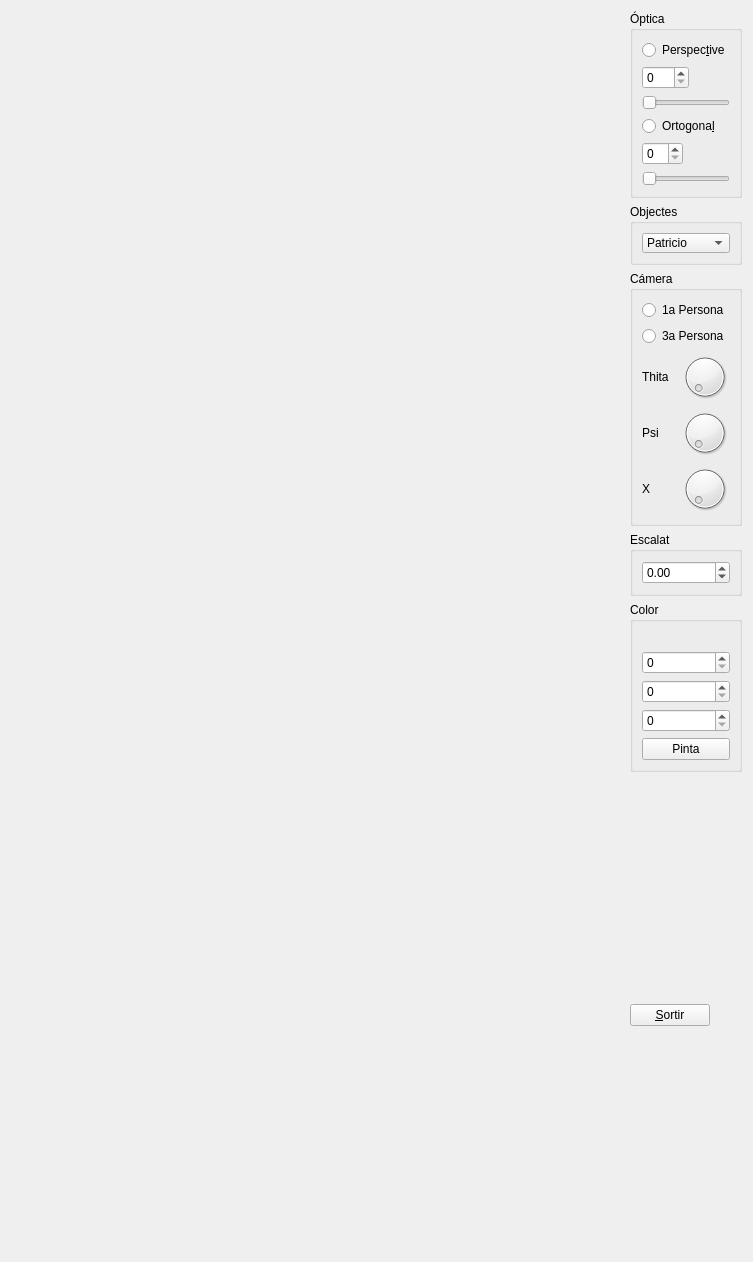
<?xml version="1.0" encoding="UTF-8"?>
<ui version="4.0">
 <class>MyForm</class>
 <widget class="QWidget" name="MyForm">
  <property name="geometry">
   <rect>
    <x>0</x>
    <y>0</y>
    <width>753</width>
    <height>1262</height>
   </rect>
  </property>
  <property name="windowTitle">
   <string>Form</string>
  </property>
  <layout class="QHBoxLayout" name="horizontalLayout">
   <item>
    <widget class="MyGLWidget" name="widget" native="true">
     <property name="sizePolicy">
      <sizepolicy hsizetype="Expanding" vsizetype="Expanding">
       <horstretch>0</horstretch>
       <verstretch>0</verstretch>
      </sizepolicy>
     </property>
     <zorder>horizontalSlider_3</zorder>
    </widget>
   </item>
   <item>
    <layout class="QVBoxLayout" name="verticalLayout">
     <item>
      <widget class="QGroupBox" name="groupBox">
       <property name="sizePolicy">
        <sizepolicy hsizetype="Minimum" vsizetype="Minimum">
         <horstretch>0</horstretch>
         <verstretch>0</verstretch>
        </sizepolicy>
       </property>
       <property name="title">
        <string>Óptica</string>
       </property>
       <property name="checkable">
        <bool>false</bool>
       </property>
       <layout class="QVBoxLayout" name="verticalLayout_2">
        <item>
         <widget class="QRadioButton" name="radioButton">
          <property name="text">
           <string>Perspec&amp;tive</string>
          </property>
          <property name="autoExclusive">
           <bool>true</bool>
          </property>
         </widget>
        </item>
        <item>
         <widget class="QSpinBox" name="spinBox">
          <property name="sizePolicy">
           <sizepolicy hsizetype="Fixed" vsizetype="Fixed">
            <horstretch>0</horstretch>
            <verstretch>0</verstretch>
           </sizepolicy>
          </property>
          <property name="maximum">
           <number>160</number>
          </property>
         </widget>
        </item>
        <item>
         <widget class="QSlider" name="horizontalSlider_2">
          <property name="sizePolicy">
           <sizepolicy hsizetype="Preferred" vsizetype="Fixed">
            <horstretch>0</horstretch>
            <verstretch>0</verstretch>
           </sizepolicy>
          </property>
          <property name="minimum">
           <number>15</number>
          </property>
          <property name="maximum">
           <number>160</number>
          </property>
          <property name="orientation">
           <enum>Qt::Horizontal</enum>
          </property>
         </widget>
        </item>
        <item>
         <widget class="QRadioButton" name="radioButton_2">
          <property name="text">
           <string>Ortogona&amp;l</string>
          </property>
          <property name="checked">
           <bool>false</bool>
          </property>
          <property name="autoExclusive">
           <bool>true</bool>
          </property>
         </widget>
        </item>
        <item>
         <widget class="QSpinBox" name="spinBox_2">
          <property name="sizePolicy">
           <sizepolicy hsizetype="Fixed" vsizetype="Fixed">
            <horstretch>0</horstretch>
            <verstretch>0</verstretch>
           </sizepolicy>
          </property>
          <property name="maximum">
           <number>36</number>
          </property>
         </widget>
        </item>
        <item>
         <widget class="QSlider" name="horizontalSlider">
          <property name="sizePolicy">
           <sizepolicy hsizetype="Preferred" vsizetype="Fixed">
            <horstretch>0</horstretch>
            <verstretch>0</verstretch>
           </sizepolicy>
          </property>
          <property name="maximum">
           <number>36</number>
          </property>
          <property name="orientation">
           <enum>Qt::Horizontal</enum>
          </property>
         </widget>
        </item>
       </layout>
      </widget>
     </item>
     <item>
      <widget class="QGroupBox" name="groupBox_2">
       <property name="enabled">
        <bool>true</bool>
       </property>
       <property name="sizePolicy">
        <sizepolicy hsizetype="Minimum" vsizetype="Minimum">
         <horstretch>0</horstretch>
         <verstretch>0</verstretch>
        </sizepolicy>
       </property>
       <property name="title">
        <string>Objectes</string>
       </property>
       <layout class="QVBoxLayout" name="verticalLayout_3">
        <item>
         <widget class="QComboBox" name="comboBox">
          <property name="sizePolicy">
           <sizepolicy hsizetype="Fixed" vsizetype="Fixed">
            <horstretch>0</horstretch>
            <verstretch>0</verstretch>
           </sizepolicy>
          </property>
          <property name="maximumSize">
           <size>
            <width>100</width>
            <height>20</height>
           </size>
          </property>
          <item>
           <property name="text">
            <string>Patricio</string>
           </property>
          </item>
          <item>
           <property name="text">
            <string>Legoman</string>
           </property>
          </item>
          <item>
           <property name="text">
            <string>Vaca</string>
           </property>
          </item>
         </widget>
        </item>
       </layout>
      </widget>
     </item>
     <item>
      <widget class="QGroupBox" name="groupBox_3">
       <property name="enabled">
        <bool>true</bool>
       </property>
       <property name="sizePolicy">
        <sizepolicy hsizetype="Minimum" vsizetype="Minimum">
         <horstretch>0</horstretch>
         <verstretch>0</verstretch>
        </sizepolicy>
       </property>
       <property name="title">
        <string>Cámera</string>
       </property>
       <layout class="QVBoxLayout" name="verticalLayout_5">
        <item>
         <widget class="QRadioButton" name="radioButton_3">
          <property name="text">
           <string>1a Persona</string>
          </property>
         </widget>
        </item>
        <item>
         <widget class="QRadioButton" name="radioButton_4">
          <property name="text">
           <string>3a Persona</string>
          </property>
         </widget>
        </item>
        <item>
         <layout class="QHBoxLayout" name="horizontalLayout_7">
          <item>
           <widget class="QLabel" name="label">
            <property name="sizePolicy">
             <sizepolicy hsizetype="Fixed" vsizetype="Fixed">
              <horstretch>0</horstretch>
              <verstretch>0</verstretch>
             </sizepolicy>
            </property>
            <property name="maximumSize">
             <size>
              <width>50</width>
              <height>50</height>
             </size>
            </property>
            <property name="text">
             <string>Thita</string>
            </property>
           </widget>
          </item>
          <item>
           <widget class="QDial" name="dial_5">
            <property name="sizePolicy">
             <sizepolicy hsizetype="Fixed" vsizetype="Fixed">
              <horstretch>0</horstretch>
              <verstretch>0</verstretch>
             </sizepolicy>
            </property>
            <property name="maximumSize">
             <size>
              <width>50</width>
              <height>50</height>
             </size>
            </property>
            <property name="maximum">
             <number>359</number>
            </property>
           </widget>
          </item>
         </layout>
        </item>
        <item>
         <layout class="QHBoxLayout" name="horizontalLayout_8">
          <item>
           <widget class="QLabel" name="label_2">
            <property name="sizePolicy">
             <sizepolicy hsizetype="Fixed" vsizetype="Fixed">
              <horstretch>0</horstretch>
              <verstretch>0</verstretch>
             </sizepolicy>
            </property>
            <property name="maximumSize">
             <size>
              <width>50</width>
              <height>50</height>
             </size>
            </property>
            <property name="text">
             <string>Psi</string>
            </property>
           </widget>
          </item>
          <item>
           <widget class="QDial" name="dial_2">
            <property name="sizePolicy">
             <sizepolicy hsizetype="Fixed" vsizetype="Fixed">
              <horstretch>0</horstretch>
              <verstretch>0</verstretch>
             </sizepolicy>
            </property>
            <property name="maximumSize">
             <size>
              <width>50</width>
              <height>50</height>
             </size>
            </property>
            <property name="maximum">
             <number>359</number>
            </property>
           </widget>
          </item>
         </layout>
        </item>
        <item>
         <layout class="QHBoxLayout" name="horizontalLayout_9">
          <item>
           <widget class="QLabel" name="label_3">
            <property name="sizePolicy">
             <sizepolicy hsizetype="Fixed" vsizetype="Fixed">
              <horstretch>0</horstretch>
              <verstretch>0</verstretch>
             </sizepolicy>
            </property>
            <property name="maximumSize">
             <size>
              <width>50</width>
              <height>50</height>
             </size>
            </property>
            <property name="text">
             <string>X</string>
            </property>
           </widget>
          </item>
          <item>
           <widget class="QDial" name="dial_3">
            <property name="sizePolicy">
             <sizepolicy hsizetype="Fixed" vsizetype="Fixed">
              <horstretch>0</horstretch>
              <verstretch>0</verstretch>
             </sizepolicy>
            </property>
            <property name="maximumSize">
             <size>
              <width>50</width>
              <height>50</height>
             </size>
            </property>
            <property name="maximum">
             <number>359</number>
            </property>
           </widget>
          </item>
         </layout>
        </item>
       </layout>
      </widget>
     </item>
     <item>
      <widget class="QGroupBox" name="groupBox_5">
       <property name="title">
        <string>Escalat</string>
       </property>
       <layout class="QVBoxLayout" name="verticalLayout_6">
        <item>
         <widget class="QDoubleSpinBox" name="doubleSpinBox">
          <property name="minimum">
           <double>-99.989999999999995</double>
          </property>
         </widget>
        </item>
       </layout>
      </widget>
     </item>
     <item>
      <widget class="QGroupBox" name="groupBox_6">
       <property name="title">
        <string>Color</string>
       </property>
       <layout class="QVBoxLayout" name="verticalLayout_7">
        <item>
         <widget class="MyLabel" name="label_5">
          <property name="text">
           <string/>
          </property>
         </widget>
        </item>
        <item>
         <widget class="QSpinBox" name="spinBox_5">
          <property name="maximum">
           <number>255</number>
          </property>
         </widget>
        </item>
        <item>
         <widget class="QSpinBox" name="spinBox_4">
          <property name="maximum">
           <number>255</number>
          </property>
         </widget>
        </item>
        <item>
         <widget class="QSpinBox" name="spinBox_3">
          <property name="maximum">
           <number>255</number>
          </property>
         </widget>
        </item>
        <item>
         <widget class="QPushButton" name="pushButton_2">
          <property name="text">
           <string>Pinta</string>
          </property>
         </widget>
        </item>
       </layout>
      </widget>
     </item>
     <item>
      <spacer name="verticalSpacer_2">
       <property name="orientation">
        <enum>Qt::Vertical</enum>
       </property>
       <property name="sizeHint" stdset="0">
        <size>
         <width>20</width>
         <height>40</height>
        </size>
       </property>
      </spacer>
     </item>
     <item>
      <widget class="QPushButton" name="pushButton">
       <property name="sizePolicy">
        <sizepolicy hsizetype="Fixed" vsizetype="Fixed">
         <horstretch>0</horstretch>
         <verstretch>0</verstretch>
        </sizepolicy>
       </property>
       <property name="text">
        <string>&amp;Sortir</string>
       </property>
      </widget>
     </item>
     <item>
      <spacer name="verticalSpacer">
       <property name="orientation">
        <enum>Qt::Vertical</enum>
       </property>
       <property name="sizeHint" stdset="0">
        <size>
         <width>20</width>
         <height>40</height>
        </size>
       </property>
      </spacer>
     </item>
    </layout>
   </item>
  </layout>
 </widget>
 <customwidgets>
  <customwidget>
   <class>MyGLWidget</class>
   <extends>QWidget</extends>
   <header>MyGLWidget.h</header>
   <container>1</container>
   <slots>
    <signal>setPressP(bool)</signal>
    <signal>setPress(bool)</signal>
    <signal>updatepsi(int)</signal>
    <signal>updatethita(int)</signal>
    <signal>setPressPrimera(bool)</signal>
    <signal>setPressTercera(bool)</signal>
    <signal>updatex(int)</signal>
    <signal>updatey(int)</signal>
    <signal>updateEscalat(double)</signal>
    <slot>ZoomPerspectiva(int)</slot>
    <slot>Perspective(bool)</slot>
    <slot>Ortogonal(bool)</slot>
    <slot>CarregaModel(QString)</slot>
    <slot>ZoomOrtogonal(int)</slot>
    <slot>updateThita(int)</slot>
    <slot>updatePsi(int)</slot>
    <slot>updateX(int)</slot>
    <slot>updateY(int)</slot>
    <slot>Primera(bool)</slot>
    <slot>Tercera(bool)</slot>
    <slot>setEscalat(double)</slot>
    <slot>setRed(int)</slot>
    <slot>setGreen(int)</slot>
    <slot>setBlue(int)</slot>
   </slots>
  </customwidget>
  <customwidget>
   <class>MyLabel</class>
   <extends>QLabel</extends>
   <header>MyLabel.h</header>
   <slots>
    <signal>setred(int)</signal>
    <signal>setgreen(int)</signal>
    <signal>setblue(int)</signal>
    <slot>updatered(int)</slot>
    <slot>updategreen(int)</slot>
    <slot>updateblue(int)</slot>
    <slot>send()</slot>
   </slots>
  </customwidget>
 </customwidgets>
 <resources/>
 <connections>
  <connection>
   <sender>pushButton</sender>
   <signal>clicked()</signal>
   <receiver>MyForm</receiver>
   <slot>close()</slot>
   <hints>
    <hint type="sourcelabel">
     <x>691</x>
     <y>1052</y>
    </hint>
    <hint type="destinationlabel">
     <x>693</x>
     <y>529</y>
    </hint>
   </hints>
  </connection>
  <connection>
   <sender>radioButton</sender>
   <signal>clicked(bool)</signal>
   <receiver>widget</receiver>
   <slot>Perspective(bool)</slot>
   <hints>
    <hint type="sourcelabel">
     <x>674</x>
     <y>56</y>
    </hint>
    <hint type="destinationlabel">
     <x>17</x>
     <y>631</y>
    </hint>
   </hints>
  </connection>
  <connection>
   <sender>radioButton_2</sender>
   <signal>clicked(bool)</signal>
   <receiver>widget</receiver>
   <slot>Ortogonal(bool)</slot>
   <hints>
    <hint type="sourcelabel">
     <x>674</x>
     <y>152</y>
    </hint>
    <hint type="destinationlabel">
     <x>17</x>
     <y>631</y>
    </hint>
   </hints>
  </connection>
  <connection>
   <sender>comboBox</sender>
   <signal>currentTextChanged(QString)</signal>
   <receiver>widget</receiver>
   <slot>CarregaModel(QString)</slot>
   <hints>
    <hint type="sourcelabel">
     <x>664</x>
     <y>282</y>
    </hint>
    <hint type="destinationlabel">
     <x>17</x>
     <y>631</y>
    </hint>
   </hints>
  </connection>
  <connection>
   <sender>horizontalSlider_2</sender>
   <signal>valueChanged(int)</signal>
   <receiver>spinBox</receiver>
   <slot>setValue(int)</slot>
   <hints>
    <hint type="sourcelabel">
     <x>674</x>
     <y>97</y>
    </hint>
    <hint type="destinationlabel">
     <x>680</x>
     <y>89</y>
    </hint>
   </hints>
  </connection>
  <connection>
   <sender>horizontalSlider</sender>
   <signal>valueChanged(int)</signal>
   <receiver>spinBox_2</receiver>
   <slot>setValue(int)</slot>
   <hints>
    <hint type="sourcelabel">
     <x>674</x>
     <y>207</y>
    </hint>
    <hint type="destinationlabel">
     <x>671</x>
     <y>185</y>
    </hint>
   </hints>
  </connection>
  <connection>
   <sender>radioButton</sender>
   <signal>toggled(bool)</signal>
   <receiver>spinBox</receiver>
   <slot>setVisible(bool)</slot>
   <hints>
    <hint type="sourcelabel">
     <x>674</x>
     <y>52</y>
    </hint>
    <hint type="destinationlabel">
     <x>680</x>
     <y>89</y>
    </hint>
   </hints>
  </connection>
  <connection>
   <sender>radioButton</sender>
   <signal>toggled(bool)</signal>
   <receiver>horizontalSlider_2</receiver>
   <slot>setVisible(bool)</slot>
   <hints>
    <hint type="sourcelabel">
     <x>674</x>
     <y>48</y>
    </hint>
    <hint type="destinationlabel">
     <x>674</x>
     <y>103</y>
    </hint>
   </hints>
  </connection>
  <connection>
   <sender>radioButton_2</sender>
   <signal>toggled(bool)</signal>
   <receiver>spinBox_2</receiver>
   <slot>setVisible(bool)</slot>
   <hints>
    <hint type="sourcelabel">
     <x>674</x>
     <y>142</y>
    </hint>
    <hint type="destinationlabel">
     <x>671</x>
     <y>185</y>
    </hint>
   </hints>
  </connection>
  <connection>
   <sender>radioButton_2</sender>
   <signal>toggled(bool)</signal>
   <receiver>horizontalSlider</receiver>
   <slot>setVisible(bool)</slot>
   <hints>
    <hint type="sourcelabel">
     <x>674</x>
     <y>147</y>
    </hint>
    <hint type="destinationlabel">
     <x>674</x>
     <y>200</y>
    </hint>
   </hints>
  </connection>
  <connection>
   <sender>horizontalSlider</sender>
   <signal>sliderMoved(int)</signal>
   <receiver>widget</receiver>
   <slot>ZoomOrtogonal(int)</slot>
   <hints>
    <hint type="sourcelabel">
     <x>733</x>
     <y>220</y>
    </hint>
    <hint type="destinationlabel">
     <x>17</x>
     <y>631</y>
    </hint>
   </hints>
  </connection>
  <connection>
   <sender>horizontalSlider_2</sender>
   <signal>sliderMoved(int)</signal>
   <receiver>widget</receiver>
   <slot>ZoomPerspectiva(int)</slot>
   <hints>
    <hint type="sourcelabel">
     <x>733</x>
     <y>124</y>
    </hint>
    <hint type="destinationlabel">
     <x>17</x>
     <y>631</y>
    </hint>
   </hints>
  </connection>
  <connection>
   <sender>widget</sender>
   <signal>setPressP(bool)</signal>
   <receiver>radioButton</receiver>
   <slot>click()</slot>
   <hints>
    <hint type="sourcelabel">
     <x>17</x>
     <y>631</y>
    </hint>
    <hint type="destinationlabel">
     <x>733</x>
     <y>56</y>
    </hint>
   </hints>
  </connection>
  <connection>
   <sender>widget</sender>
   <signal>setPress(bool)</signal>
   <receiver>radioButton_2</receiver>
   <slot>click()</slot>
   <hints>
    <hint type="sourcelabel">
     <x>17</x>
     <y>631</y>
    </hint>
    <hint type="destinationlabel">
     <x>733</x>
     <y>152</y>
    </hint>
   </hints>
  </connection>
  <connection>
   <sender>dial_2</sender>
   <signal>sliderMoved(int)</signal>
   <receiver>widget</receiver>
   <slot>updatePsi(int)</slot>
   <hints>
    <hint type="sourcelabel">
     <x>730</x>
     <y>489</y>
    </hint>
    <hint type="destinationlabel">
     <x>17</x>
     <y>631</y>
    </hint>
   </hints>
  </connection>
  <connection>
   <sender>widget</sender>
   <signal>updatepsi(int)</signal>
   <receiver>dial_2</receiver>
   <slot>setValue(int)</slot>
   <hints>
    <hint type="sourcelabel">
     <x>17</x>
     <y>631</y>
    </hint>
    <hint type="destinationlabel">
     <x>730</x>
     <y>489</y>
    </hint>
   </hints>
  </connection>
  <connection>
   <sender>widget</sender>
   <signal>updatethita(int)</signal>
   <receiver>dial_5</receiver>
   <slot>setValue(int)</slot>
   <hints>
    <hint type="sourcelabel">
     <x>17</x>
     <y>631</y>
    </hint>
    <hint type="destinationlabel">
     <x>730</x>
     <y>431</y>
    </hint>
   </hints>
  </connection>
  <connection>
   <sender>dial_5</sender>
   <signal>sliderMoved(int)</signal>
   <receiver>widget</receiver>
   <slot>updateThita(int)</slot>
   <hints>
    <hint type="sourcelabel">
     <x>730</x>
     <y>431</y>
    </hint>
    <hint type="destinationlabel">
     <x>17</x>
     <y>631</y>
    </hint>
   </hints>
  </connection>
  <connection>
   <sender>radioButton_4</sender>
   <signal>toggled(bool)</signal>
   <receiver>dial_5</receiver>
   <slot>setVisible(bool)</slot>
   <hints>
    <hint type="sourcelabel">
     <x>625</x>
     <y>373</y>
    </hint>
    <hint type="destinationlabel">
     <x>730</x>
     <y>431</y>
    </hint>
   </hints>
  </connection>
  <connection>
   <sender>radioButton_4</sender>
   <signal>toggled(bool)</signal>
   <receiver>dial_2</receiver>
   <slot>setVisible(bool)</slot>
   <hints>
    <hint type="sourcelabel">
     <x>631</x>
     <y>374</y>
    </hint>
    <hint type="destinationlabel">
     <x>730</x>
     <y>489</y>
    </hint>
   </hints>
  </connection>
  <connection>
   <sender>radioButton_3</sender>
   <signal>toggled(bool)</signal>
   <receiver>dial_3</receiver>
   <slot>setVisible(bool)</slot>
   <hints>
    <hint type="sourcelabel">
     <x>733</x>
     <y>346</y>
    </hint>
    <hint type="destinationlabel">
     <x>730</x>
     <y>547</y>
    </hint>
   </hints>
  </connection>
  <connection>
   <sender>radioButton_3</sender>
   <signal>toggled(bool)</signal>
   <receiver>label_3</receiver>
   <slot>setVisible(bool)</slot>
   <hints>
    <hint type="sourcelabel">
     <x>733</x>
     <y>346</y>
    </hint>
    <hint type="destinationlabel">
     <x>674</x>
     <y>547</y>
    </hint>
   </hints>
  </connection>
  <connection>
   <sender>radioButton_4</sender>
   <signal>toggled(bool)</signal>
   <receiver>label</receiver>
   <slot>setVisible(bool)</slot>
   <hints>
    <hint type="sourcelabel">
     <x>733</x>
     <y>374</y>
    </hint>
    <hint type="destinationlabel">
     <x>674</x>
     <y>431</y>
    </hint>
   </hints>
  </connection>
  <connection>
   <sender>radioButton_4</sender>
   <signal>toggled(bool)</signal>
   <receiver>label_2</receiver>
   <slot>setVisible(bool)</slot>
   <hints>
    <hint type="sourcelabel">
     <x>733</x>
     <y>374</y>
    </hint>
    <hint type="destinationlabel">
     <x>674</x>
     <y>489</y>
    </hint>
   </hints>
  </connection>
  <connection>
   <sender>widget</sender>
   <signal>setPressPrimera(bool)</signal>
   <receiver>radioButton_3</receiver>
   <slot>click()</slot>
   <hints>
    <hint type="sourcelabel">
     <x>17</x>
     <y>631</y>
    </hint>
    <hint type="destinationlabel">
     <x>733</x>
     <y>346</y>
    </hint>
   </hints>
  </connection>
  <connection>
   <sender>widget</sender>
   <signal>setPressTercera(bool)</signal>
   <receiver>radioButton_4</receiver>
   <slot>click()</slot>
   <hints>
    <hint type="sourcelabel">
     <x>17</x>
     <y>631</y>
    </hint>
    <hint type="destinationlabel">
     <x>733</x>
     <y>374</y>
    </hint>
   </hints>
  </connection>
  <connection>
   <sender>dial_3</sender>
   <signal>sliderMoved(int)</signal>
   <receiver>widget</receiver>
   <slot>updateX(int)</slot>
   <hints>
    <hint type="sourcelabel">
     <x>730</x>
     <y>547</y>
    </hint>
    <hint type="destinationlabel">
     <x>17</x>
     <y>631</y>
    </hint>
   </hints>
  </connection>
  <connection>
   <sender>widget</sender>
   <signal>updatex(int)</signal>
   <receiver>dial_3</receiver>
   <slot>setValue(int)</slot>
   <hints>
    <hint type="sourcelabel">
     <x>17</x>
     <y>631</y>
    </hint>
    <hint type="destinationlabel">
     <x>730</x>
     <y>547</y>
    </hint>
   </hints>
  </connection>
  <connection>
   <sender>radioButton_3</sender>
   <signal>clicked(bool)</signal>
   <receiver>widget</receiver>
   <slot>Primera(bool)</slot>
   <hints>
    <hint type="sourcelabel">
     <x>733</x>
     <y>346</y>
    </hint>
    <hint type="destinationlabel">
     <x>17</x>
     <y>631</y>
    </hint>
   </hints>
  </connection>
  <connection>
   <sender>radioButton_4</sender>
   <signal>clicked(bool)</signal>
   <receiver>widget</receiver>
   <slot>Tercera(bool)</slot>
   <hints>
    <hint type="sourcelabel">
     <x>733</x>
     <y>374</y>
    </hint>
    <hint type="destinationlabel">
     <x>17</x>
     <y>631</y>
    </hint>
   </hints>
  </connection>
  <connection>
   <sender>doubleSpinBox</sender>
   <signal>valueChanged(double)</signal>
   <receiver>widget</receiver>
   <slot>setEscalat(double)</slot>
   <hints>
    <hint type="sourcelabel">
     <x>674</x>
     <y>617</y>
    </hint>
    <hint type="destinationlabel">
     <x>17</x>
     <y>631</y>
    </hint>
   </hints>
  </connection>
  <connection>
   <sender>widget</sender>
   <signal>updateEscalat(double)</signal>
   <receiver>doubleSpinBox</receiver>
   <slot>setValue(double)</slot>
   <hints>
    <hint type="sourcelabel">
     <x>17</x>
     <y>631</y>
    </hint>
    <hint type="destinationlabel">
     <x>674</x>
     <y>617</y>
    </hint>
   </hints>
  </connection>
  <connection>
   <sender>pushButton_2</sender>
   <signal>clicked()</signal>
   <receiver>label_5</receiver>
   <slot>send()</slot>
   <hints>
    <hint type="sourcelabel">
     <x>733</x>
     <y>808</y>
    </hint>
    <hint type="destinationlabel">
     <x>672</x>
     <y>669</y>
    </hint>
   </hints>
  </connection>
  <connection>
   <sender>label_5</sender>
   <signal>setred(int)</signal>
   <receiver>widget</receiver>
   <slot>setRed(int)</slot>
   <hints>
    <hint type="sourcelabel">
     <x>733</x>
     <y>676</y>
    </hint>
    <hint type="destinationlabel">
     <x>17</x>
     <y>631</y>
    </hint>
   </hints>
  </connection>
  <connection>
   <sender>label_5</sender>
   <signal>setgreen(int)</signal>
   <receiver>widget</receiver>
   <slot>setGreen(int)</slot>
   <hints>
    <hint type="sourcelabel">
     <x>733</x>
     <y>676</y>
    </hint>
    <hint type="destinationlabel">
     <x>17</x>
     <y>631</y>
    </hint>
   </hints>
  </connection>
  <connection>
   <sender>label_5</sender>
   <signal>setblue(int)</signal>
   <receiver>widget</receiver>
   <slot>setBlue(int)</slot>
   <hints>
    <hint type="sourcelabel">
     <x>630</x>
     <y>662</y>
    </hint>
    <hint type="destinationlabel">
     <x>17</x>
     <y>631</y>
    </hint>
   </hints>
  </connection>
  <connection>
   <sender>spinBox_3</sender>
   <signal>valueChanged(int)</signal>
   <receiver>label_5</receiver>
   <slot>updateblue(int)</slot>
   <hints>
    <hint type="sourcelabel">
     <x>648</x>
     <y>768</y>
    </hint>
    <hint type="destinationlabel">
     <x>652</x>
     <y>665</y>
    </hint>
   </hints>
  </connection>
  <connection>
   <sender>spinBox_4</sender>
   <signal>valueChanged(int)</signal>
   <receiver>label_5</receiver>
   <slot>updategreen(int)</slot>
   <hints>
    <hint type="sourcelabel">
     <x>634</x>
     <y>724</y>
    </hint>
    <hint type="destinationlabel">
     <x>638</x>
     <y>666</y>
    </hint>
   </hints>
  </connection>
  <connection>
   <sender>spinBox_5</sender>
   <signal>valueChanged(int)</signal>
   <receiver>label_5</receiver>
   <slot>updatered(int)</slot>
   <hints>
    <hint type="sourcelabel">
     <x>733</x>
     <y>709</y>
    </hint>
    <hint type="destinationlabel">
     <x>733</x>
     <y>676</y>
    </hint>
   </hints>
  </connection>
 </connections>
</ui>
